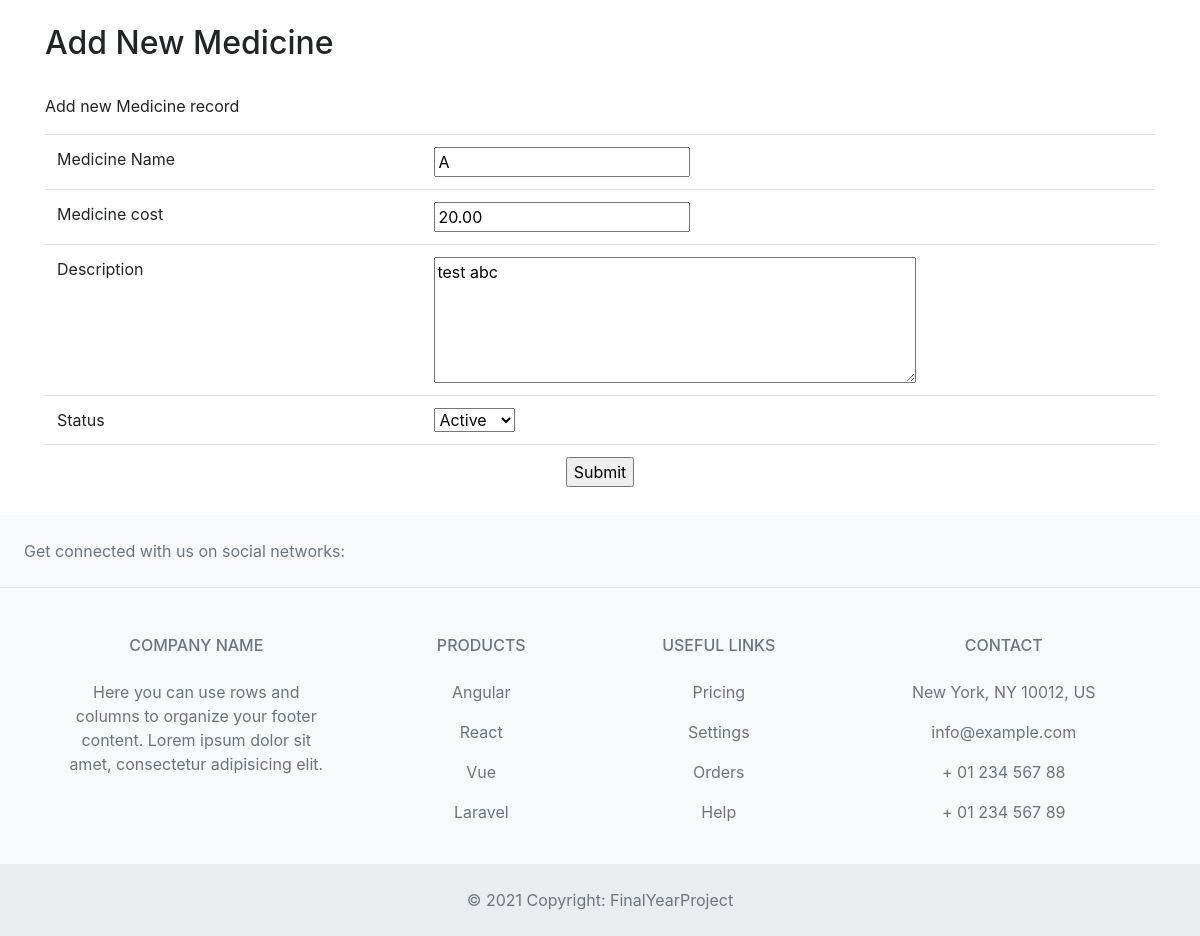
Page /medicine.php?editid=1 on the committed database.
### tables this page shows
CREATE TABLE `medicine` (
  `medicineid` int(10) NOT NULL,
  `medicinename` varchar(25) NOT NULL,
  `medicinecost` float(10,2) NOT NULL,
  `description` text NOT NULL,
  `status` varchar(10) NOT NULL
);

### medicine.php (the view, shortened to what this page needs)
<?php
include("headers.php");
if (isset($_GET['editid'])) {
	$sql = "SELECT * FROM medicine WHERE medicineid='$_GET[editid]' ";
	$qsql = mysqli_query($con, $sql);
	$rsedit = mysqli_fetch_array($qsql);
}
?>
<div class="container">
	<br>
	<h2>Add New Medicine </h2>
	<br>
	<p>Add new Medicine record</p>
	<form method="post" action="" name="frmmedicine" onSubmit="return validateform()">
		<table class="table">
			<tbody>
				<tr>
					<td width="34%">Medicine Name</td>
					<td width="66%"><input type="text" name="medicinename" id="medicinename" value="<?php echo $rsedit['medicinename']; ?>" /></td>
				</tr>
				<tr>
					<td width="34%">Medicine cost</td>
					<td width="66%"><input type="text" name="medicinecost" id="medicinecost" value="<?php echo $rsedit['medicinecost']; ?>" /></td>
				</tr>
				<tr>
					<td>Description</td>
					<td><textarea name="description" id="description" cols="45" rows="5"><?php echo $rsedit['description']; ?></textarea></td>
				</tr>
				<tr>
					<td>Status</td>
					<td> <select name="status" id="status">
							<?php
							$arr = array("Active", "Inactive");
							foreach ($arr as $val) {
								if ($val == $rsedit['status']) {
									echo "<option value='$val' selected>$val</option>";
								} else {
									echo "<option value='$val'>$val</option>";
								}
							}
							?>
						</select></td>
				</tr>
				<tr>
					<td colspan="2" align="center"><input type="submit" name="submit" id="submit" value="Submit" /></td>
				</tr>
			</tbody>
		</table>
	</form>
 </div>
<?php
include("footers.php");
?>

### rows in the picture
medicine: medicinename "A", medicinecost "20.00", description "test abc", status "Active"
